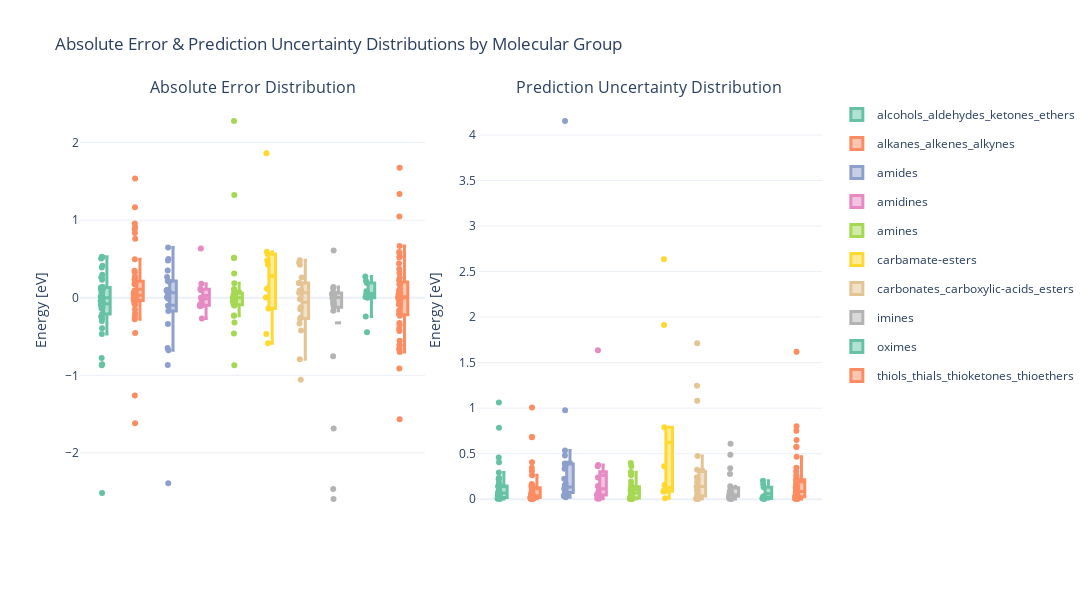

Source (notebook cell):
### Code cell
# Filtered data
df_uq_sorted = df_uq[df_uq["split"] == "test"].sort_values('molecule_group')
df_uq_sorted['abs_error'] = df_uq_sorted['error'].abs()
df_uq_sorted['uncertainty_width'] = df_uq_sorted['y_std']

# Custom color palette (Set2-like)
color_map = px.colors.qualitative.Set2

# Create 1x2 subplot
fig = make_subplots(
    rows=1, cols=2,
    subplot_titles=["Absolute Error Distribution", "Prediction Uncertainty Distribution"],
    horizontal_spacing=0.07
)

# Boxplot for absolute error
for i, group in enumerate(df_uq_sorted['molecule_group'].unique()):
    group_data = df_uq_sorted[df_uq_sorted['molecule_group'] == group]
    fig.add_trace(go.Box(
        y=group_data['error'],
        name=group,
        marker_color=color_map[i % len(color_map)],
        boxmean=True,
        boxpoints="all",  # Show all points (can be "outliers", "suspectedoutliers", "all")
        jitter=0.5,  # Add jitter to points
        line=dict(width=3),  # Line width to make the box thicker
        width=0.2,  # Box width (adjust this)
        legendgroup=group,  # Ensure the group is correctly assigned to legend
        showlegend=False,  # No legend for the first plot
        hovertemplate=(
            "Material: %{customdata[7]}<br>" +
            "Molecule Group: %{customdata[0]}<br>" +
            "Molecule: %{customdata[1]}<br>" +
            "State: %{customdata[2]}<br>" +
            "Dissociation: %{customdata[3]}<br>" +
            "True Value: %{customdata[4]} eV<br>" +
            "Std Dev: %{customdata[5]} eV<br>" +
            "Error: %{customdata[6]} eV<br>" +
            "<extra></extra>"
        ),
        customdata=group_data[['molecule_group', 'molecule', 'state', 'dissociation', 'y_true', 'y_std', 'error', 'material']].values  # Add custom data
    ), row=1, col=1)

# Boxplot for uncertainty width
for i, group in enumerate(df_uq_sorted['molecule_group'].unique()):
    group_data = df_uq_sorted[df_uq_sorted['molecule_group'] == group]
    fig.add_trace(go.Box(
        y=group_data['uncertainty_width'],
        name=group,
        marker_color=color_map[i % len(color_map)],
        boxmean=True,
        boxpoints="all",  # Show all points (can be "outliers", "suspectedoutliers", "all")
        jitter=0.5,  # Add jitter to points
        line=dict(width=3),  # Line width to make the box thicker
        width=0.2,  # Box width (adjust this)
        legendgroup=group,  # Ensure the group is correctly assigned to legend
        showlegend=True,  # Show legend for the second plot
        hovertemplate=(
            "Material: %{customdata[7]}<br>" +
            "Molecule Group: %{customdata[0]}<br>" +
            "Molecule: %{customdata[1]}<br>" +
            "State: %{customdata[2]}<br>" +
            "Dissociation: %{customdata[3]}<br>" +
            "True Value: %{customdata[4]} eV<br>" +
            "Std Dev: %{customdata[5]} eV<br>" +
            "Error: %{customdata[6]} eV<br>" +
            "<extra></extra>"
        ),
        customdata=group_data[['molecule_group', 'molecule', 'state', 'dissociation', 'y_true', 'y_std', 'error', 'material']].values  # Add custom data
    ), row=1, col=2)

# Layout adjustments
fig.update_layout(
    height=600,
    width=2000,
    title_text="Absolute Error & Prediction Uncertainty Distributions by Molecular Group",
    template="plotly_white",
    boxmode="group",  # Group the boxplots
    showlegend=True  # Show legend for the second plot
)

# Axis titles
fig.update_yaxes(title_text="Energy [eV]", row=1, col=1)
fig.update_yaxes(title_text="Energy [eV]", row=1, col=2)

# Remove X-axis labels (as you're using the hover to differentiate between groups)
fig.update_xaxes(showticklabels=False, row=1, col=1)
fig.update_xaxes(showticklabels=False, row=1, col=2)

# Show the plot
fig.show()

### Figure 1 — Plotly figure (JSON) as saved in the notebook; plotly's stock layout.template omitted (floating-point values rounded to 4 significant figures; data arrays with more than 128 entries replaced by an {"elided": "..."} marker saying what was removed)
{"data": [{"boxmean": true, "boxpoints": "all", "customdata": {"elided": "42x8 mixed values"}, "hovertemplate": "Material: %{customdata[7]}<br>Molecule Group: %{customdata[0]}<br>Molecule: %{customdata[1]}<br>State: %{customdata[2]}<br>Dissociation: %{customdata[3]}<br>True Value: %{customdata[4]} eV<br>Std Dev: %{customdata[5]} eV<br>Error: %{customdata[6]} eV<br><extra></extra>", "jitter": 0.5, "legendgroup": "alcohols_aldehydes_ketones_ethers", "line": {"width": 3}, "marker": {"color": "rgb(102,194,165)"}, "name": "alcohols_aldehydes_ketones_ethers", "showlegend": false, "type": "box", "width": 0.2, "xaxis": "x", "y": [-0.8565, -0.0027, -0.2411, 0.06919, -0.03807, 0.1425, 0.1081, 0.2608, -0.01858, -0.1381, -2.516, -0.1181, -0.0004327, 0.01698, 0.03894, -0.8714, 0.3905, -0.05991, -0.3922, 0.2621, 0.5213, -0.06698, -0.2085, 0.1333, 0.1151, -0.3, 0.01454, -0.7759, 0.1147, 0.5279, -0.2681, 0.2327, 0.1195, 0.5056, 0.1028, -0.4663, -0.04255, -0.01033, 0.4112, 0.2949, -0.09358, -0.2489], "yaxis": "y"}, {"boxmean": true, "boxpoints": "all", "customdata": {"elided": "52x8 mixed values"}, "hovertemplate": "Material: %{customdata[7]}<br>Molecule Group: %{customdata[0]}<br>Molecule: %{customdata[1]}<br>State: %{customdata[2]}<br>Dissociation: %{customdata[3]}<br>True Value: %{customdata[4]} eV<br>Std Dev: %{customdata[5]} eV<br>Error: %{customdata[6]} eV<br><extra></extra>", "jitter": 0.5, "legendgroup": "alkanes_alkenes_alkynes", "line": {"width": 3}, "marker": {"color": "rgb(252,141,98)"}, "name": "alkanes_alkenes_alkynes", "showlegend": false, "type": "box", "width": 0.2, "xaxis": "x", "y": [-0.025, -0.153, -0.0005689, -0.01561, 0.03925, 0.8828, -0.001287, 0.8357, 0.173, -0.2454, 0.3264, -0.2763, 0.7613, -0.06714, -0.205, 0.175, 1.167, 0.07158, 0.02806, 0.05561, 0.0931, 0.2602, -1.618, -0.4532, -0.02886, 0.01481, -0.01109, 0.1881, 0.9129, 0.004349, -0.08535, 0.2695, 0.02806, -0.09146, -0.04464, -0.06044, 0.03085, 0.05561, 0.1839, 1.536, 0.03341, 0.3492, 0.9551, 0.2357, 0.4953, 0.08883, 0.07251, 0.08789, -1.261, -0.01071, -0.007039, -0.05603], "yaxis": "y"}, {"boxmean": true, "boxpoints": "all", "customdata": {"elided": "22x8 mixed values"}, "hovertemplate": "Material: %{customdata[7]}<br>Molecule Group: %{customdata[0]}<br>Molecule: %{customdata[1]}<br>State: %{customdata[2]}<br>Dissociation: %{customdata[3]}<br>True Value: %{customdata[4]} eV<br>Std Dev: %{customdata[5]} eV<br>Error: %{customdata[6]} eV<br><extra></extra>", "jitter": 0.5, "legendgroup": "amides", "line": {"width": 3}, "marker": {"color": "rgb(141,160,203)"}, "name": "amides", "showlegend": false, "type": "box", "width": 0.2, "xaxis": "x", "y": [0.006314, 0.646, -2.391, 0.07884, 0.06653, -0.6473, 0.005109, 0.2656, 0.2148, -0.1035, -0.01435, -0.1699, -0.3397, 0.3521, 0.4791, 0.09272, 0.4992, 0.2054, 0.103, 0.06154, -0.6768, -0.8681], "yaxis": "y"}, {"boxmean": true, "boxpoints": "all", "customdata": [["amidines", "Acetimidamide", "initial", "tensor([False])", -3.076, 0.145, -0.1102, "IrO2"], ["amidines", "Acetimidamide", "relaxed", "tensor([True])", -4.458, 0.04824, -0.07913, "IrO2"], ["amidines", "Acetimidamide", "initial", "tensor([False])", -0.4175, 0.08689, -0.09767, "RuO2"], ["amidines", "Acetimidamide", "relaxed", "tensor([False])", -2.458, 0.3625, 0.1806, "IrO2"], ["amidines", "Formimidamide", "initial", "tensor([False])", -2.967, 1.635, 0.6358, "IrO2"], ["amidines", "Formimidamide", "initial", "tensor([False])", -1.543, 0.005335, -0.0003436, "Ru"], ["amidines", "Acetimidamide", "relaxed", "tensor([False])", -2.496, 0.04418, 0.09999, "RuO2"], ["amidines", "Formimidamide", "relaxed", "tensor([False])", -3.208, 0.2394, -0.2682, "IrO2"], ["amidines", "Acetimidamide", "relaxed", "tensor([False])", 0, 0.006891, 0.001106, null], ["amidines", "Acetimidamide", "relaxed", "tensor([False])", -2.411, 0.3762, 0.1169, "IrO2"], ["amidines", "Formimidamide", "relaxed", "tensor([False])", -2.203, 0.1426, -0.0981, "RuO2"], ["amidines", "Formimidamide", "initial", "tensor([False])", -0.3341, 0.05915, -0.02791, "RuO2"]], "hovertemplate": "Material: %{customdata[7]}<br>Molecule Group: %{customdata[0]}<br>Molecule: %{customdata[1]}<br>State: %{customdata[2]}<br>Dissociation: %{customdata[3]}<br>True Value: %{customdata[4]} eV<br>Std Dev: %{customdata[5]} eV<br>Error: %{customdata[6]} eV<br><extra></extra>", "jitter": 0.5, "legendgroup": "amidines", "line": {"width": 3}, "marker": {"color": "rgb(231,138,195)"}, "name": "amidines", "showlegend": false, "type": "box", "width": 0.2, "xaxis": "x", "y": [-0.1102, -0.07913, -0.09767, 0.1806, 0.6358, -0.0003436, 0.09999, -0.2682, 0.001106, 0.1169, -0.0981, -0.02791], "yaxis": "y"}, {"boxmean": true, "boxpoints": "all", "customdata": {"elided": "32x8 mixed values"}, "hovertemplate": "Material: %{customdata[7]}<br>Molecule Group: %{customdata[0]}<br>Molecule: %{customdata[1]}<br>State: %{customdata[2]}<br>Dissociation: %{customdata[3]}<br>True Value: %{customdata[4]} eV<br>Std Dev: %{customdata[5]} eV<br>Error: %{customdata[6]} eV<br><extra></extra>", "jitter": 0.5, "legendgroup": "amines", "line": {"width": 3}, "marker": {"color": "rgb(166,216,84)"}, "name": "amines", "showlegend": false, "type": "box", "width": 0.2, "xaxis": "x", "y": [0.1851, 0.002144, -0.08367, -0.3188, -0.04943, -0.09822, -0.07758, 2.278, -0.09747, 0.01332, -0.04469, -0.04617, 8.619e-05, 0.3121, -0.2328, 0.009753, 0.04135, 0.1135, -0.1012, 1.324, 0.5135, -0.2297, -0.4613, 0.07399, 0.007669, -0.8705, 0.001953, -0.01929, 0.5143, -0.06306, 0.01388, 0.01332], "yaxis": "y"}, {"boxmean": true, "boxpoints": "all", "customdata": [["carbamate-esters", "Carbamic-acid", "initial", "tensor([False])", -0.4891, 1.914, 1.861, "IrO2"], ["carbamate-esters", "Carbamic-acid", "initial", "tensor([False])", -3.367, 0.7897, -0.1378, "IrO2"], ["carbamate-esters", "Carbamic-acid", "relaxed", "tensor([False])", -0.3807, 0.01131, 0.0016, "Ir"], ["carbamate-esters", "Carbamic-acid", "relaxed", "tensor([True])", -1.863, 0.08652, 0.4273, "RuO2"], ["carbamate-esters", "Carbamic-acid", "initial", "tensor([False])", -0.6196, 0.09713, 0.5922, "RuO2"], ["carbamate-esters", "Carbamic-acid", "initial", "tensor([False])", -1.946, 0.3617, 0.4804, "IrO2"], ["carbamate-esters", "Carbamic-acid", "initial", "tensor([False])", -3.463, 2.634, -0.4681, "IrO2"], ["carbamate-esters", "Carbamic-acid", "relaxed", "tensor([False])", -0.6196, 0.0887, 0.5643, "RuO2"], ["carbamate-esters", "Carbamic-acid", "relaxed", "tensor([False])", -1.663, 0.08336, 0.1151, "RuO2"], ["carbamate-esters", "Carbamic-acid", "initial", "tensor([False])", -2.43, 0.1558, -0.5867, "RuO2"]], "hovertemplate": "Material: %{customdata[7]}<br>Molecule Group: %{customdata[0]}<br>Molecule: %{customdata[1]}<br>State: %{customdata[2]}<br>Dissociation: %{customdata[3]}<br>True Value: %{customdata[4]} eV<br>Std Dev: %{customdata[5]} eV<br>Error: %{customdata[6]} eV<br><extra></extra>", "jitter": 0.5, "legendgroup": "carbamate-esters", "line": {"width": 3}, "marker": {"color": "rgb(255,217,47)"}, "name": "carbamate-esters", "showlegend": false, "type": "box", "width": 0.2, "xaxis": "x", "y": [1.861, -0.1378, 0.0016, 0.4273, 0.5922, 0.4804, -0.4681, 0.5643, 0.1151, -0.5867], "yaxis": "y"}, {"boxmean": true, "boxpoints": "all", "customdata": {"elided": "19x8 mixed values"}, "hovertemplate": "Material: %{customdata[7]}<br>Molecule Group: %{customdata[0]}<br>Molecule: %{customdata[1]}<br>State: %{customdata[2]}<br>Dissociation: %{customdata[3]}<br>True Value: %{customdata[4]} eV<br>Std Dev: %{customdata[5]} eV<br>Error: %{customdata[6]} eV<br><extra></extra>", "jitter": 0.5, "legendgroup": "carbonates_carboxylic-acids_esters", "line": {"width": 3}, "marker": {"color": "rgb(229,196,148)"}, "name": "carbonates_carboxylic-acids_esters", "showlegend": false, "type": "box", "width": 0.2, "xaxis": "x", "y": [-1.056, -0.01607, 0.09224, 0.2617, -0.1229, 0.06463, 0.1906, 0.4247, -0.1495, -0.7932, 0.482, 0.06463, -0.2719, -0.3326, -0.4227, 0.4501, 0.09555, 0.1906, -0.2557], "yaxis": "y"}, {"boxmean": true, "boxpoints": "all", "customdata": {"elided": "21x8 mixed values"}, "hovertemplate": "Material: %{customdata[7]}<br>Molecule Group: %{customdata[0]}<br>Molecule: %{customdata[1]}<br>State: %{customdata[2]}<br>Dissociation: %{customdata[3]}<br>True Value: %{customdata[4]} eV<br>Std Dev: %{customdata[5]} eV<br>Error: %{customdata[6]} eV<br><extra></extra>", "jitter": 0.5, "legendgroup": "imines", "line": {"width": 3}, "marker": {"color": "rgb(179,179,179)"}, "name": "imines", "showlegend": false, "type": "box", "width": 0.2, "xaxis": "x", "y": [0.1219, -0.08157, -0.04813, -0.7557, 0.002067, 0.05966, -0.002194, 0.6081, -0.107, 0.0494, -0.1679, 0.002067, -2.594, -2.465, 0.05912, -1.687, 0.02511, 0.05058, 0.05987, 0.1375, -0.06765], "yaxis": "y"}, {"boxmean": true, "boxpoints": "all", "customdata": [["oximes", "Formaldoxime", "initial", "tensor([False])", -0.4814, 0.02479, 0.06946, "RuO2"], ["oximes", "Formaldoxime", "relaxed", "tensor([False])", -1.768, 0.01904, 0.04147, "RuO2"], ["oximes", "Formaldoxime", "relaxed", "tensor([False])", -1.325, 0.008031, 0.2743, "Ru"], ["oximes", "Formaldoxime", "relaxed", "tensor([False])", -0.4373, 0.1634, 0.2189, "IrO2"], ["oximes", "Formaldoxime", "initial", "tensor([False])", -1.325, 0.006646, 0.08342, "Ru"], ["oximes", "Formaldoxime", "initial", "tensor([False])", -1.981, 0.01524, -0.2417, "RuO2"], ["oximes", "Formaldoxime", "initial", "tensor([False])", -3.056, 0.1314, -0.4438, "IrO2"], ["oximes", "Formaldoxime", "initial", "tensor([False])", 0, 0.002411, 0.0001823, null], ["oximes", "Formaldoxime", "relaxed", "tensor([True])", -0.4814, 0.2033, 0.189, "RuO2"], ["oximes", "Formaldoxime", "initial", "tensor([False])", -1.451, 0.03282, 0.01047, "RuO2"]], "hovertemplate": "Material: %{customdata[7]}<br>Molecule Group: %{customdata[0]}<br>Molecule: %{customdata[1]}<br>State: %{customdata[2]}<br>Dissociation: %{customdata[3]}<br>True Value: %{customdata[4]} eV<br>Std Dev: %{customdata[5]} eV<br>Error: %{customdata[6]} eV<br><extra></extra>", "jitter": 0.5, "legendgroup": "oximes", "line": {"width": 3}, "marker": {"color": "rgb(102,194,165)"}, "name": "oximes", "showlegend": false, "type": "box", "width": 0.2, "xaxis": "x", "y": [0.06946, 0.04147, 0.2743, 0.2189, 0.08342, -0.2417, -0.4438, 0.0001823, 0.189, 0.01047], "yaxis": "y"}, {"boxmean": true, "boxpoints": "all", "customdata": {"elided": "52x8 mixed values"}, "hovertemplate": "Material: %{customdata[7]}<br>Molecule Group: %{customdata[0]}<br>Molecule: %{customdata[1]}<br>State: %{customdata[2]}<br>Dissociation: %{customdata[3]}<br>True Value: %{customdata[4]} eV<br>Std Dev: %{customdata[5]} eV<br>Error: %{customdata[6]} eV<br><extra></extra>", "jitter": 0.5, "legendgroup": "thiols_thials_thioketones_thioethers", "line": {"width": 3}, "marker": {"color": "rgb(252,141,98)"}, "name": "thiols_thials_thioketones_thioethers", "showlegend": false, "type": "box", "width": 0.2, "xaxis": "x", "y": [0.001836, -0.006172, 0.3198, -0.3984, -0.6636, 0.09166, 1.046, 0.5884, 0.1737, -0.6062, -0.1616, 0.1786, -0.3243, -0.9136, 0.5182, 0.5778, -0.7011, -0.2317, 0.0133, -1.566, -0.006351, 0.0002259, 0.04313, 0.0643, -9.358e-05, 0.1123, 0.05061, 1.336, 9.179e-06, -0.00955, -0.0843, 1.675, 0.4406, -0.4296, 0.06696, -0.5542, -0.6509, 0.02014, -0.09207, -0.3533, -0.05361, -0.08692, -0.01412, -0.6113, 0.2613, 0.3694, 0.6674, 0.5298, -0.03165, 0.2281, -0.2099, -0.001647], "yaxis": "y"}, {"boxmean": true, "boxpoints": "all", "customdata": [], "hovertemplate": "Material: %{customdata[7]}<br>Molecule Group: %{customdata[0]}<br>Molecule: %{customdata[1]}<br>State: %{customdata[2]}<br>Dissociation: %{customdata[3]}<br>True Value: %{customdata[4]} eV<br>Std Dev: %{customdata[5]} eV<br>Error: %{customdata[6]} eV<br><extra></extra>", "jitter": 0.5, "legendgroup": "nan", "line": {"width": 3}, "marker": {"color": "rgb(141,160,203)"}, "name": "nan", "showlegend": false, "type": "box", "width": 0.2, "xaxis": "x", "y": [], "yaxis": "y"}, {"boxmean": true, "boxpoints": "all", "customdata": {"elided": "42x8 mixed values"}, "hovertemplate": "Material: %{customdata[7]}<br>Molecule Group: %{customdata[0]}<br>Molecule: %{customdata[1]}<br>State: %{customdata[2]}<br>Dissociation: %{customdata[3]}<br>True Value: %{customdata[4]} eV<br>Std Dev: %{customdata[5]} eV<br>Error: %{customdata[6]} eV<br><extra></extra>", "jitter": 0.5, "legendgroup": "alcohols_aldehydes_ketones_ethers", "line": {"width": 3}, "marker": {"color": "rgb(102,194,165)"}, "name": "alcohols_aldehydes_ketones_ethers", "showlegend": true, "type": "box", "width": 0.2, "xaxis": "x2", "y": [0.009051, 0.004824, 0.04487, 0.07869, 0.01429, 0.01379, 0.161, 0.294, 0.2218, 0.2359, 0.7837, 0.1159, 0.04541, 0.07116, 0.01454, 0.05664, 0.1426, 0.01266, 0.04694, 0.1417, 1.063, 0.02249, 0.06776, 0.04626, 0.002346, 0.08325, 0.07254, 0.1355, 0.0641, 0.1456, 0.06226, 0.07855, 0.01365, 0.4066, 0.03161, 0.008194, 0.01839, 0.01872, 0.1769, 0.4594, 0.1159, 0.2189], "yaxis": "y2"}, {"boxmean": true, "boxpoints": "all", "customdata": {"elided": "52x8 mixed values"}, "hovertemplate": "Material: %{customdata[7]}<br>Molecule Group: %{customdata[0]}<br>Molecule: %{customdata[1]}<br>State: %{customdata[2]}<br>Dissociation: %{customdata[3]}<br>True Value: %{customdata[4]} eV<br>Std Dev: %{customdata[5]} eV<br>Error: %{customdata[6]} eV<br><extra></extra>", "jitter": 0.5, "legendgroup": "alkanes_alkenes_alkynes", "line": {"width": 3}, "marker": {"color": "rgb(252,141,98)"}, "name": "alkanes_alkenes_alkynes", "showlegend": true, "type": "box", "width": 0.2, "xaxis": "x2", "y": [0.02744, 0.02576, 0.004343, 0.00774, 0.004726, 0.1502, 0.01114, 0.3074, 0.04562, 0.02321, 0.02463, 0.02321, 0.03397, 0.05576, 0.1667, 0.0594, 0.407, 0.04529, 0.005111, 0.007266, 0.05124, 0.3443, 0.03124, 0.1351, 0.01052, 0.02968, 0.02968, 0.07159, 1.008, 0.02469, 0.1597, 0.1363, 0.005111, 0.07984, 0.08131, 0.01302, 0.01934, 0.007266, 0.1375, 0.6833, 0.01781, 0.117, 0.2645, 0.04469, 0.02313, 0.6795, 0.007042, 0.08879, 0.1078, 0.01855, 0.03185, 0.05576], "yaxis": "y2"}, {"boxmean": true, "boxpoints": "all", "customdata": {"elided": "22x8 mixed values"}, "hovertemplate": "Material: %{customdata[7]}<br>Molecule Group: %{customdata[0]}<br>Molecule: %{customdata[1]}<br>State: %{customdata[2]}<br>Dissociation: %{customdata[3]}<br>True Value: %{customdata[4]} eV<br>Std Dev: %{customdata[5]} eV<br>Error: %{customdata[6]} eV<br><extra></extra>", "jitter": 0.5, "legendgroup": "amides", "line": {"width": 3}, "marker": {"color": "rgb(141,160,203)"}, "name": "amides", "showlegend": true, "type": "box", "width": 0.2, "xaxis": "x2", "y": [0.03548, 0.5352, 0.07634, 0.03548, 0.1682, 0.9767, 0.02084, 0.1074, 0.0751, 0.152, 0.115, 0.1171, 0.0423, 0.2243, 0.3862, 0.1134, 0.3341, 0.3918, 0.3708, 0.03882, 4.154, 0.4801], "yaxis": "y2"}, {"boxmean": true, "boxpoints": "all", "customdata": [["amidines", "Acetimidamide", "initial", "tensor([False])", -3.076, 0.145, -0.1102, "IrO2"], ["amidines", "Acetimidamide", "relaxed", "tensor([True])", -4.458, 0.04824, -0.07913, "IrO2"], ["amidines", "Acetimidamide", "initial", "tensor([False])", -0.4175, 0.08689, -0.09767, "RuO2"], ["amidines", "Acetimidamide", "relaxed", "tensor([False])", -2.458, 0.3625, 0.1806, "IrO2"], ["amidines", "Formimidamide", "initial", "tensor([False])", -2.967, 1.635, 0.6358, "IrO2"], ["amidines", "Formimidamide", "initial", "tensor([False])", -1.543, 0.005335, -0.0003436, "Ru"], ["amidines", "Acetimidamide", "relaxed", "tensor([False])", -2.496, 0.04418, 0.09999, "RuO2"], ["amidines", "Formimidamide", "relaxed", "tensor([False])", -3.208, 0.2394, -0.2682, "IrO2"], ["amidines", "Acetimidamide", "relaxed", "tensor([False])", 0, 0.006891, 0.001106, null], ["amidines", "Acetimidamide", "relaxed", "tensor([False])", -2.411, 0.3762, 0.1169, "IrO2"], ["amidines", "Formimidamide", "relaxed", "tensor([False])", -2.203, 0.1426, -0.0981, "RuO2"], ["amidines", "Formimidamide", "initial", "tensor([False])", -0.3341, 0.05915, -0.02791, "RuO2"]], "hovertemplate": "Material: %{customdata[7]}<br>Molecule Group: %{customdata[0]}<br>Molecule: %{customdata[1]}<br>State: %{customdata[2]}<br>Dissociation: %{customdata[3]}<br>True Value: %{customdata[4]} eV<br>Std Dev: %{customdata[5]} eV<br>Error: %{customdata[6]} eV<br><extra></extra>", "jitter": 0.5, "legendgroup": "amidines", "line": {"width": 3}, "marker": {"color": "rgb(231,138,195)"}, "name": "amidines", "showlegend": true, "type": "box", "width": 0.2, "xaxis": "x2", "y": [0.145, 0.04824, 0.08689, 0.3625, 1.635, 0.005335, 0.04418, 0.2394, 0.006891, 0.3762, 0.1426, 0.05915], "yaxis": "y2"}, {"boxmean": true, "boxpoints": "all", "customdata": {"elided": "32x8 mixed values"}, "hovertemplate": "Material: %{customdata[7]}<br>Molecule Group: %{customdata[0]}<br>Molecule: %{customdata[1]}<br>State: %{customdata[2]}<br>Dissociation: %{customdata[3]}<br>True Value: %{customdata[4]} eV<br>Std Dev: %{customdata[5]} eV<br>Error: %{customdata[6]} eV<br><extra></extra>", "jitter": 0.5, "legendgroup": "amines", "line": {"width": 3}, "marker": {"color": "rgb(166,216,84)"}, "name": "amines", "showlegend": true, "type": "box", "width": 0.2, "xaxis": "x2", "y": [0.06134, 0.005209, 0.01571, 0.01487, 0.1096, 0.1096, 0.09562, 0.2663, 0.02711, 0.005801, 0.1152, 0.1185, 0.003898, 0.1941, 0.008743, 0.01291, 0.03615, 0.3977, 0.3611, 0.2957, 0.07439, 0.0115, 0.2967, 0.03055, 0.09318, 0.1172, 0.005243, 0.01817, 0.1563, 0.03171, 0.2656, 0.005801], "yaxis": "y2"}, {"boxmean": true, "boxpoints": "all", "customdata": [["carbamate-esters", "Carbamic-acid", "initial", "tensor([False])", -0.4891, 1.914, 1.861, "IrO2"], ["carbamate-esters", "Carbamic-acid", "initial", "tensor([False])", -3.367, 0.7897, -0.1378, "IrO2"], ["carbamate-esters", "Carbamic-acid", "relaxed", "tensor([False])", -0.3807, 0.01131, 0.0016, "Ir"], ["carbamate-esters", "Carbamic-acid", "relaxed", "tensor([True])", -1.863, 0.08652, 0.4273, "RuO2"], ["carbamate-esters", "Carbamic-acid", "initial", "tensor([False])", -0.6196, 0.09713, 0.5922, "RuO2"], ["carbamate-esters", "Carbamic-acid", "initial", "tensor([False])", -1.946, 0.3617, 0.4804, "IrO2"], ["carbamate-esters", "Carbamic-acid", "initial", "tensor([False])", -3.463, 2.634, -0.4681, "IrO2"], ["carbamate-esters", "Carbamic-acid", "relaxed", "tensor([False])", -0.6196, 0.0887, 0.5643, "RuO2"], ["carbamate-esters", "Carbamic-acid", "relaxed", "tensor([False])", -1.663, 0.08336, 0.1151, "RuO2"], ["carbamate-esters", "Carbamic-acid", "initial", "tensor([False])", -2.43, 0.1558, -0.5867, "RuO2"]], "hovertemplate": "Material: %{customdata[7]}<br>Molecule Group: %{customdata[0]}<br>Molecule: %{customdata[1]}<br>State: %{customdata[2]}<br>Dissociation: %{customdata[3]}<br>True Value: %{customdata[4]} eV<br>Std Dev: %{customdata[5]} eV<br>Error: %{customdata[6]} eV<br><extra></extra>", "jitter": 0.5, "legendgroup": "carbamate-esters", "line": {"width": 3}, "marker": {"color": "rgb(255,217,47)"}, "name": "carbamate-esters", "showlegend": true, "type": "box", "width": 0.2, "xaxis": "x2", "y": [1.914, 0.7897, 0.01131, 0.08652, 0.09713, 0.3617, 2.634, 0.0887, 0.08336, 0.1558], "yaxis": "y2"}, {"boxmean": true, "boxpoints": "all", "customdata": {"elided": "19x8 mixed values"}, "hovertemplate": "Material: %{customdata[7]}<br>Molecule Group: %{customdata[0]}<br>Molecule: %{customdata[1]}<br>State: %{customdata[2]}<br>Dissociation: %{customdata[3]}<br>True Value: %{customdata[4]} eV<br>Std Dev: %{customdata[5]} eV<br>Error: %{customdata[6]} eV<br><extra></extra>", "jitter": 0.5, "legendgroup": "carbonates_carboxylic-acids_esters", "line": {"width": 3}, "marker": {"color": "rgb(229,196,148)"}, "name": "carbonates_carboxylic-acids_esters", "showlegend": true, "type": "box", "width": 0.2, "xaxis": "x2", "y": [1.247, 0.1051, 0.04617, 0.2198, 0.03284, 0.005866, 0.005862, 1.714, 0.07056, 0.1387, 0.09662, 0.005866, 0.1886, 0.3247, 1.082, 0.1478, 0.4739, 0.005862, 0.242], "yaxis": "y2"}, {"boxmean": true, "boxpoints": "all", "customdata": {"elided": "21x8 mixed values"}, "hovertemplate": "Material: %{customdata[7]}<br>Molecule Group: %{customdata[0]}<br>Molecule: %{customdata[1]}<br>State: %{customdata[2]}<br>Dissociation: %{customdata[3]}<br>True Value: %{customdata[4]} eV<br>Std Dev: %{customdata[5]} eV<br>Error: %{customdata[6]} eV<br><extra></extra>", "jitter": 0.5, "legendgroup": "imines", "line": {"width": 3}, "marker": {"color": "rgb(179,179,179)"}, "name": "imines", "showlegend": true, "type": "box", "width": 0.2, "xaxis": "x2", "y": [0.08254, 0.03802, 0.04866, 0.3399, 0.005832, 0.04553, 0.003401, 0.08944, 0.07009, 0.04939, 0.6091, 0.005832, 0.1207, 0.2767, 0.03647, 0.02227, 0.04939, 0.0215, 0.07303, 0.4874, 0.1431], "yaxis": "y2"}, {"boxmean": true, "boxpoints": "all", "customdata": [["oximes", "Formaldoxime", "initial", "tensor([False])", -0.4814, 0.02479, 0.06946, "RuO2"], ["oximes", "Formaldoxime", "relaxed", "tensor([False])", -1.768, 0.01904, 0.04147, "RuO2"], ["oximes", "Formaldoxime", "relaxed", "tensor([False])", -1.325, 0.008031, 0.2743, "Ru"], ["oximes", "Formaldoxime", "relaxed", "tensor([False])", -0.4373, 0.1634, 0.2189, "IrO2"], ["oximes", "Formaldoxime", "initial", "tensor([False])", -1.325, 0.006646, 0.08342, "Ru"], ["oximes", "Formaldoxime", "initial", "tensor([False])", -1.981, 0.01524, -0.2417, "RuO2"], ["oximes", "Formaldoxime", "initial", "tensor([False])", -3.056, 0.1314, -0.4438, "IrO2"], ["oximes", "Formaldoxime", "initial", "tensor([False])", 0, 0.002411, 0.0001823, null], ["oximes", "Formaldoxime", "relaxed", "tensor([True])", -0.4814, 0.2033, 0.189, "RuO2"], ["oximes", "Formaldoxime", "initial", "tensor([False])", -1.451, 0.03282, 0.01047, "RuO2"]], "hovertemplate": "Material: %{customdata[7]}<br>Molecule Group: %{customdata[0]}<br>Molecule: %{customdata[1]}<br>State: %{customdata[2]}<br>Dissociation: %{customdata[3]}<br>True Value: %{customdata[4]} eV<br>Std Dev: %{customdata[5]} eV<br>Error: %{customdata[6]} eV<br><extra></extra>", "jitter": 0.5, "legendgroup": "oximes", "line": {"width": 3}, "marker": {"color": "rgb(102,194,165)"}, "name": "oximes", "showlegend": true, "type": "box", "width": 0.2, "xaxis": "x2", "y": [0.02479, 0.01904, 0.008031, 0.1634, 0.006646, 0.01524, 0.1314, 0.002411, 0.2033, 0.03282], "yaxis": "y2"}, {"boxmean": true, "boxpoints": "all", "customdata": {"elided": "52x8 mixed values"}, "hovertemplate": "Material: %{customdata[7]}<br>Molecule Group: %{customdata[0]}<br>Molecule: %{customdata[1]}<br>State: %{customdata[2]}<br>Dissociation: %{customdata[3]}<br>True Value: %{customdata[4]} eV<br>Std Dev: %{customdata[5]} eV<br>Error: %{customdata[6]} eV<br><extra></extra>", "jitter": 0.5, "legendgroup": "thiols_thials_thioketones_thioethers", "line": {"width": 3}, "marker": {"color": "rgb(252,141,98)"}, "name": "thiols_thials_thioketones_thioethers", "showlegend": true, "type": "box", "width": 0.2, "xaxis": "x2", "y": [0.009575, 0.02216, 0.345, 0.01387, 0.3056, 0.1568, 1.619, 0.07397, 0.138, 0.1418, 0.1267, 0.08078, 0.06153, 0.2589, 0.5743, 0.04387, 0.04387, 0.06153, 0.01823, 0.005812, 0.006283, 0.01201, 0.01896, 0.06502, 0.007487, 0.129, 0.2572, 0.1799, 0.00336, 0.1407, 0.1554, 0.04387, 0.5755, 0.1864, 0.03172, 0.6493, 0.4671, 0.01345, 0.08724, 0.2147, 0.0604, 0.07948, 0.02379, 0.107, 0.05359, 0.2131, 0.8007, 0.2287, 0.04387, 0.1308, 0.7526, 0.01129], "yaxis": "y2"}, {"boxmean": true, "boxpoints": "all", "customdata": [], "hovertemplate": "Material: %{customdata[7]}<br>Molecule Group: %{customdata[0]}<br>Molecule: %{customdata[1]}<br>State: %{customdata[2]}<br>Dissociation: %{customdata[3]}<br>True Value: %{customdata[4]} eV<br>Std Dev: %{customdata[5]} eV<br>Error: %{customdata[6]} eV<br><extra></extra>", "jitter": 0.5, "legendgroup": "nan", "line": {"width": 3}, "marker": {"color": "rgb(141,160,203)"}, "name": "nan", "showlegend": true, "type": "box", "width": 0.2, "xaxis": "x2", "y": [], "yaxis": "y2"}], "layout": {"annotations": [{"font": {"size": 16}, "showarrow": false, "text": "Absolute Error Distribution", "x": 0.2325, "xanchor": "center", "xref": "paper", "y": 1, "yanchor": "bottom", "yref": "paper"}, {"font": {"size": 16}, "showarrow": false, "text": "Prediction Uncertainty Distribution", "x": 0.7675, "xanchor": "center", "xref": "paper", "y": 1, "yanchor": "bottom", "yref": "paper"}], "boxmode": "group", "height": 600, "showlegend": true, "title": {"text": "Absolute Error & Prediction Uncertainty Distributions by Molecular Group"}, "width": 2000, "xaxis": {"anchor": "y", "domain": [0, 0.465], "showticklabels": false}, "xaxis2": {"anchor": "y2", "domain": [0.535, 1.0], "showticklabels": false}, "yaxis": {"anchor": "x", "domain": [0, 1], "title": {"text": "Energy [eV]"}}, "yaxis2": {"anchor": "x2", "domain": [0, 1], "title": {"text": "Energy [eV]"}}}}
